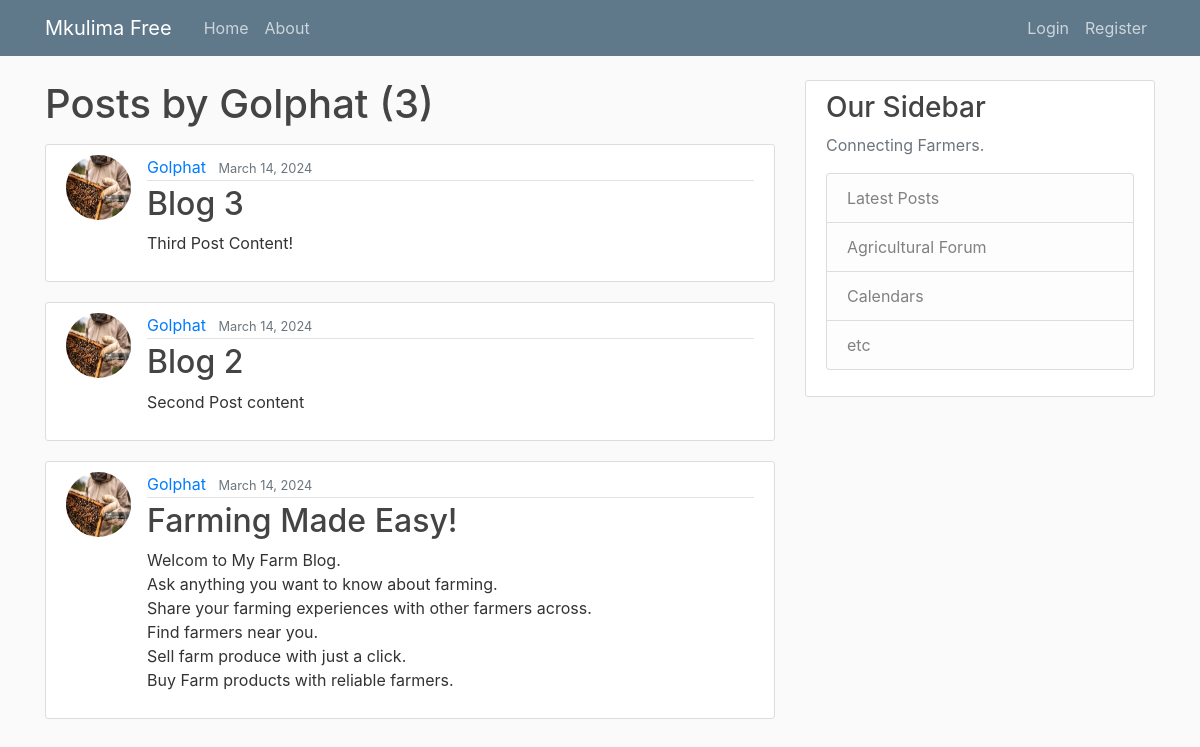
/user/Golphat, run on the app's committed database.
### blog/models.py (models this page shows, shortened)
class Post(models.Model):
    title = models.CharField(max_length=100)
    content = models.TextField()
    date_posted = models.DateTimeField(default=timezone.now)
    author = models.ForeignKey(User, on_delete=models.CASCADE, related_name='blog_posts')

### users/models.py (models this page shows, shortened)
class Profile(models.Model):
    user = models.OneToOneField(User, on_delete=models.CASCADE)
    image = models.ImageField(default='default.jpg', upload_to='profile_pics')

### blog/views.py (the view)
# urls.py: path('user/<str:username>', UserPostListView.as_view(), name='user-posts'),
class UserPostListView(ListView):
    model = Post
    template_name = 'blog/user_posts.html'
    context_object_name = 'posts'
    paginate_by = 5
    def get_queryset(self):
        user = get_object_or_404(User, username=self.kwargs.get('username'))
        return Post.objects.filter(author=user).order_by('-date_posted')

### blog/templates/blog/user_posts.html (shortened to what this page needs)
{% extends "blog/base.html" %}
{% block content %}
    <h1 class="mb-3">Posts by {{ view.kwargs.username }} ({{ page_obj.paginator.count }})</h1>
    {% for post in posts %}
        <article class="media content-section">
          <img class="rounded-circle article-img" src="{{ post.author.profile.image.url }}">
          <div class="media-body">
            <div class="article-metadata">
              <a class="mr-2" href="{% url 'user-posts' post.author.username %}">{{ post.author }}</a>
              <small class="text-muted">{{ post.date_posted|date:"F d, Y" }}</small>
            </div>
            <h2><a class="article-title" href="{% url 'post-detail' post.id %}">{{ post.title }}</a></h2>
            <p class="article-content">{{ post.content }}</p>
          </div>
        </article>
    {% endfor %}
{% endblock content %}

### blog/static/blog/main.css (style rules this page uses)
body { background: #fafafa; color: #333333; margin-top: 5rem; }
h1, h2, h3, h4, h5, h6 { color: #444444; }
.content-section { background: #ffffff; padding: 10px 20px; border: 1px solid #dddddd; border-radius: 3px; margin-bottom: 20px; }
.article-title { color: #444444; }
.article-content { white-space: pre-line; }
.article-img { height: 65px; width: 65px; margin-right: 16px; }
.article-metadata { padding-bottom: 1px; margin-bottom: 4px; border-bottom: 1px solid #e3e3e3 }

### data on the page
Post: author.profile.image (picture), author "Golphat", date_posted "March 14, 2024", title "Blog 3", content "Third Post Content!"
Post: author.profile.image (picture), author "Golphat", date_posted "March 14, 2024", title "Blog 2", content "Second Post content"
Post: author.profile.image (picture), author "Golphat", date_posted "March 14, 2024", title "Farming Made Easy!", content "Welcom to My Farm Blog. Ask anything you want to know about farming. Share your farming experiences with other farmers across. Find farmers near you. Sell farm produce with just a click. Buy Farm products with reliable farmers."

### other printed values
{{ view.kwargs.username }} "Golphat"
{{ page_obj.paginator.count }} "3"
